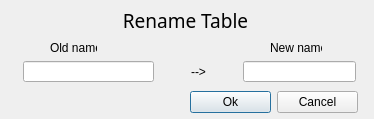
<?xml version="1.0" encoding="UTF-8"?>
<ui version="4.0">
 <class>Create_name_of_table</class>
 <widget class="QDialog" name="Create_name_of_table">
  <property name="geometry">
   <rect>
    <x>0</x>
    <y>0</y>
    <width>374</width>
    <height>119</height>
   </rect>
  </property>
  <property name="maximumSize">
   <size>
    <width>374</width>
    <height>119</height>
   </size>
  </property>
  <property name="windowTitle">
   <string>Dialog</string>
  </property>
  <widget class="QLabel" name="label">
   <property name="geometry">
    <rect>
     <x>0</x>
     <y>10</y>
     <width>371</width>
     <height>20</height>
    </rect>
   </property>
   <property name="font">
    <font>
     <family>Noto Sans</family>
     <pointsize>14</pointsize>
    </font>
   </property>
   <property name="text">
    <string>Rename Table</string>
   </property>
   <property name="alignment">
    <set>Qt::AlignCenter</set>
   </property>
  </widget>
  <widget class="QLabel" name="label_3">
   <property name="geometry">
    <rect>
     <x>50</x>
     <y>40</y>
     <width>47</width>
     <height>16</height>
    </rect>
   </property>
   <property name="maximumSize">
    <size>
     <width>61</width>
     <height>20</height>
    </size>
   </property>
   <property name="text">
    <string>Old name</string>
   </property>
  </widget>
  <widget class="QLabel" name="label_4">
   <property name="geometry">
    <rect>
     <x>270</x>
     <y>40</y>
     <width>52</width>
     <height>16</height>
    </rect>
   </property>
   <property name="maximumSize">
    <size>
     <width>61</width>
     <height>20</height>
    </size>
   </property>
   <property name="text">
    <string>New name</string>
   </property>
  </widget>
  <widget class="QWidget" name="">
   <property name="geometry">
    <rect>
     <x>10</x>
     <y>60</y>
     <width>361</width>
     <height>23</height>
    </rect>
   </property>
   <layout class="QHBoxLayout" name="horizontalLayout">
    <item>
     <widget class="QLineEdit" name="lineEdit">
      <property name="maximumSize">
       <size>
        <width>131</width>
        <height>21</height>
       </size>
      </property>
      <property name="font">
       <font>
        <pointsize>10</pointsize>
       </font>
      </property>
      <property name="readOnly">
       <bool>true</bool>
      </property>
     </widget>
    </item>
    <item>
     <widget class="QLabel" name="label_2">
      <property name="maximumSize">
       <size>
        <width>51</width>
        <height>21</height>
       </size>
      </property>
      <property name="text">
       <string>--&gt;</string>
      </property>
      <property name="alignment">
       <set>Qt::AlignCenter</set>
      </property>
     </widget>
    </item>
    <item>
     <widget class="QLineEdit" name="lineEdit_2">
      <property name="maximumSize">
       <size>
        <width>113</width>
        <height>21</height>
       </size>
      </property>
     </widget>
    </item>
   </layout>
  </widget>
  <widget class="QWidget" name="">
   <property name="geometry">
    <rect>
     <x>190</x>
     <y>90</y>
     <width>168</width>
     <height>24</height>
    </rect>
   </property>
   <layout class="QHBoxLayout" name="horizontalLayout_2">
    <item>
     <widget class="QPushButton" name="pushButton">
      <property name="text">
       <string>Ok</string>
      </property>
     </widget>
    </item>
    <item>
     <widget class="QPushButton" name="pushButton_2">
      <property name="text">
       <string>Cancel</string>
      </property>
     </widget>
    </item>
   </layout>
  </widget>
 </widget>
 <resources/>
 <connections/>
</ui>
